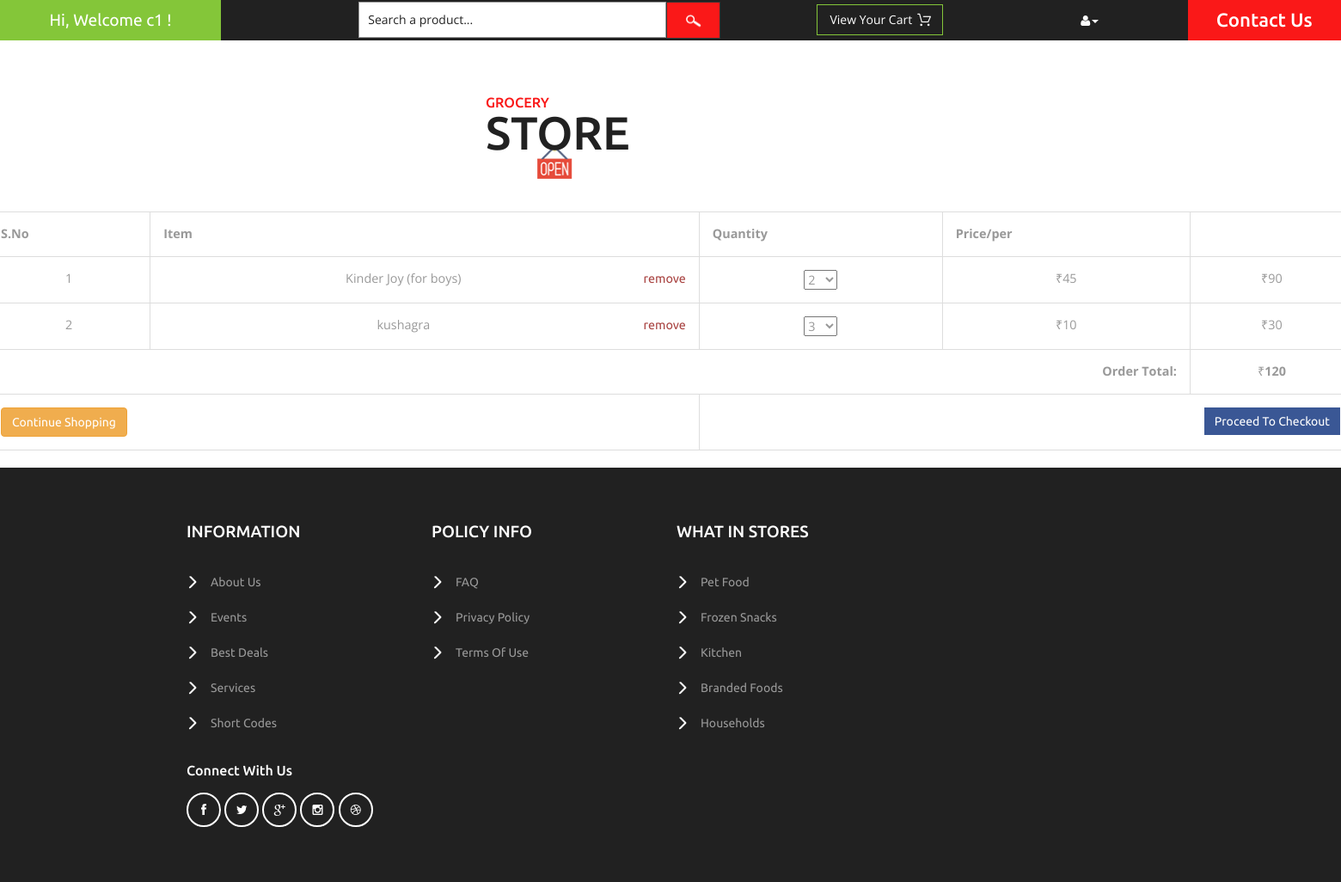
The app's page /cart/order-summary/ (signed in), older data.
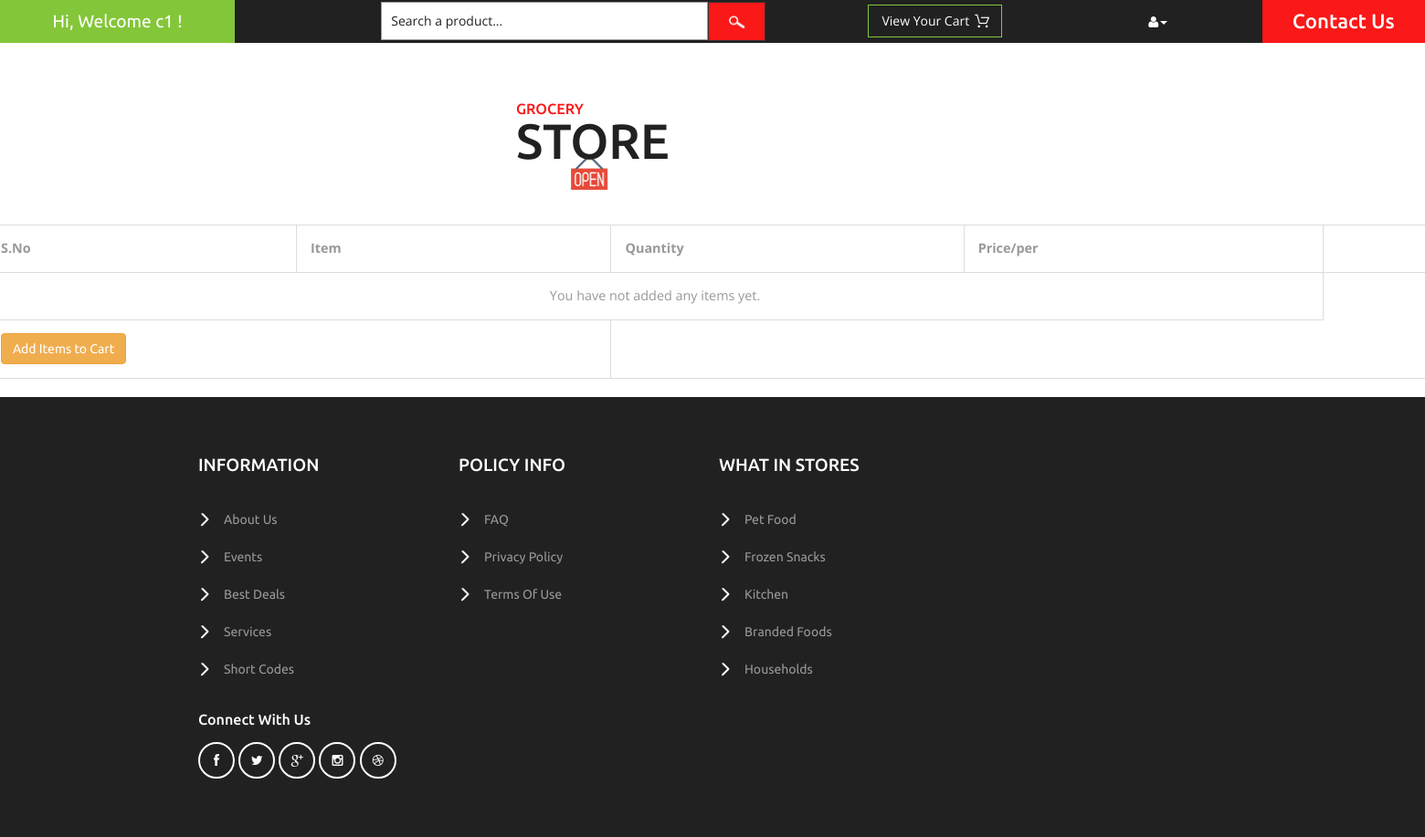
The same page, newer data.
### cart/models.py (models this page shows, shortened)
class OrderItem(models.Model):
    product = models.ForeignKey(Product, on_delete=models.SET_NULL, null=True)
    is_ordered = models.BooleanField(default=False)
    date_added = models.DateTimeField(auto_now_add=True)
    date_ordered = models.DateTimeField(null=True)
    qty = models.IntegerField(null=True,default=1)
    ref_code = models.CharField(max_length=20)

class Order(models.Model):
    owner = models.ForeignKey(CustomerProfile, on_delete=models.SET_NULL, null=True, related_name='o')
    ref_code = models.CharField(max_length=20)
    items = models.ManyToManyField(OrderItem)
    is_ordered = models.BooleanField(default=False)
    date_ordered = models.DateTimeField(null=True)
    def get_cart_item(self):
        return self.items.all()
    def get_cart_total(self):
        return sum([item.product.cost*item.qty for item in self.items.all()])

### vendor/models.py (models this page shows, shortened)
class Product(models.Model):
    category = models.ForeignKey(Category, on_delete=models.CASCADE)
    prod_name = models.CharField(max_length=150)
    ingredients = models.TextField(max_length=264, blank=True)
    stock = models.IntegerField(default=0)
    cost = models.IntegerField(default=0)
    brand = models.CharField(max_length=150, blank=True)
    prod_pic = models.FileField(upload_to='documents/', blank=True)
    created_at = models.DateTimeField(auto_now_add=True)
    updated_at = models.DateTimeField(auto_now=True)

### cart/views.py (the view)
# urls.py: path('order-summary/', views.order_details, name='order_summary'),
@login_required(login_url='customer:login')
def order_details(request, **kwargs):
    existing_order = get_user_pending_order(request)
    context = {
        'order': existing_order
    }
    return render(request, 'cart/order_summary.html', context)

### cart/views.py (called while the page is built)
def get_user_pending_order(request):
    user_profile = get_object_or_404(CustomerProfile, Customer=request.user)
    ord = Order.objects.filter(owner=user_profile, is_ordered=False)
    if ord.exists():
        return ord[0]
    return 0

### customer/templatetags/customer_filters.py (called while the page is built)
@register.filter
def get_qty(stock):
    try:
        stock = int(stock)
    except ValueError:
        raise ValueError('Stock should be an integer!')
    if stock <= 10:
        return list(range(stock))
    else:
        return list(range(10))

@register.simple_tag()
def multiply(qty, unit_price, *args, **kwargs):
    return qty * unit_price

### cart/templates/cart/order_summary.html (shortened to what this page needs)
{% extends 'customer/base.html' %}
{% load customer_filters %}
{% block content %}
    <section>
        <div class="row">
            <table class="table table-hover table-bordered text-center">
                <tr class="text-center">
                    <th>S.No</th>
                    <th>Item</th>
                    <th>Quantity</th>
                    <th>Price/per</th>
                    <th></th>
                </tr>
                {% for item in order.get_cart_item %}
                    <tr>
                        <td>{{ forloop.counter }}</td>
                        <td>
                            {{ item.product.prod_name }}
                            <span class="pull-right">
              <a href="{% url 'cart:delete_from_cart' item.id %}" data-balloon="remove this item from cart"
                 class="text-danger" onclick="return confirm_delete();">
              remove
              </a>
            </span>
                        </td>
                        <td>
                            <select id="{{ item.id }}" onchange="mult(this)">
                                <option value="{{ item.qty }}" selected>{{ item.qty }}</option>
                            </select>
                        </td>
                        <td>₹{{ item.product.cost }}</td>
                        <td><span id="get_price{{ item.id }}">₹{% multiply item.product.cost item.qty %}</span></td>
                    </tr>
                {% empty %}
                    <tr>
                        <td colspan=4> You have not added any items yet.</td>
                    </tr>
                {% endfor %}
                <tr>
                    {% if order.get_cart_total != None %}
                        <td colspan=4>
                            <strong class="pull-right">Order Total:</strong>
                        </td>
                        <td colspan=2>
                            ₹<strong id="total">{{ order.get_cart_total }}</strong>
                        </td>
                    {% endif %}
                </tr>
                <tr>
                    <td colspan=2>
                        <a href="{% url 'customer:home' %}" class="btn btn-warning pull-left">
                            {% if order %}
                                Continue Shopping
                            {% else %}
                                Add Items to Cart
                            {% endif %}
                        </a>
                    </td>
                    <td colspan=3>
                        {% if order.get_cart_item %}
                            <a href="{% url 'cart:update' %}" class="pull-right btn btn-primary">Proceed To Checkout</a>
                        {% endif %}
                    </td>
                </tr>
            </table>
        </div>
    </section>
{% endblock %}

Row changes from the older to the newer data that the page shows:
no longer on this page (row edited): OrderItem: product.prod_name "Kinder Joy (for boys)", qty+id "2", product.cost "45", product+qty "90"
no longer on this page (row edited): OrderItem: product.prod_name "kushagra", qty+id "3", product.cost "10", product+qty "30"
no longer on this page (row edited): Order: get_cart_total "120"
Text that changed along with them:
text no longer shown: "Order Total: ₹ Continue Shopping Proceed To Checkout"
text now shown: "You have not added any items yet. Add Items to Cart"
